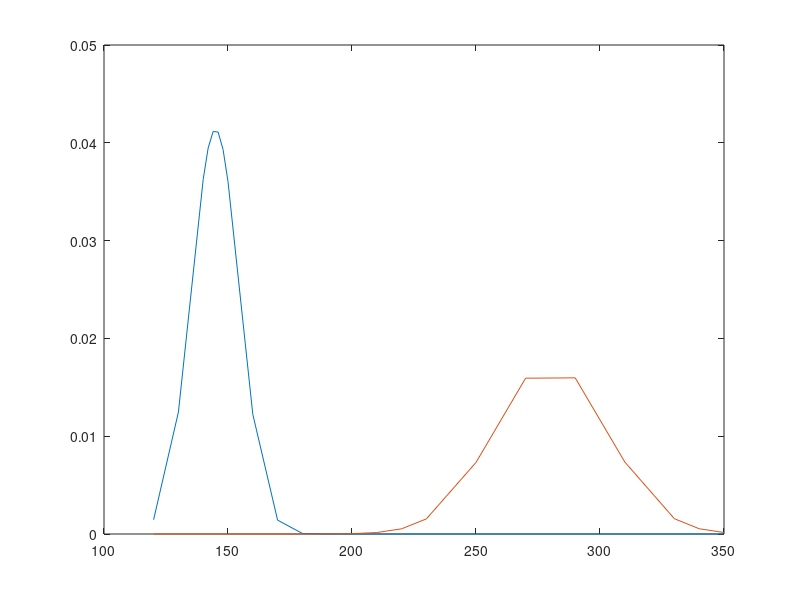

Source code (MATLAB):
%% Set up model

% Sakamoto et al., 2008 Gaussian model
% 10 blocks of training trials; each block had each training example once
% (12)in random order

clear all

trainSetA = 140:2:150;
trainSetB = 230:20:330;
trainSet  = [trainSetA, trainSetB];
nCondsTrain = numel(trainSet);

allConds=[120 130 trainSetA 160 170 180 190 200 210 220 trainSetB 340 350];

%functions
% fitGauss=@(P,X)(normpdf(X,P(1),P(2)));
fitGauss=@(x,mu,sigma)exp(-0.5 .* ((x - mu)./sigma).^2)/(sqrt(2.*pi) .* sigma); % (-0.5 * ((x - mu)./sigma).^2) is equavalent to simply writing it out: -((x-mu).^2)./(2.*sigma.^2)

% parameters to fit changes in mean and sigma
epsMu=98000;
epsSigma=70000;
alpha=.05; % how much to shift (weighted by diff from cluster mean) if feedback says 'correct category'

%fit change in mean
% fitDeltaMu=@(epsMu,fdbck,clusAct,x,mu,sigma)epsMu.*(fdbck-clusAct).*(((x-mu)./((sqrt(2.*pi)).*sigma.^3)).*exp((-((x-mu).^2))./(2.*sigma.^2)));
%shorter (ish), more similar to above % exp((-((x-mu).^2))./(2.*sigma.^2)) is equavalent to: exp(-0.5*((x-mu)./sigma).^2)
fitDeltaMu=@(x,mu,sigma,fdbck,act)exp(-0.5*((x-mu)/sigma)^2)*(x-mu)/((sqrt(2*pi))*sigma^3)*(epsMu*(fdbck-act));

% fit change in variance:
% fitDeltaSigma=@(epsSigma,fdbck,clusAct,x,mu,sigma)(epsSigma.*(fdbck-clusAct)).*(((x-mu).^2)-sigma.^2)./((sqrt(2.*pi)).*sigma.^4).*(exp(-((x-mu).^2)/(2.*sigma.^2)))
fitDeltaSigma=@(x,mu,sigma,fdbck,act)exp(-0.5*((x-mu)/sigma)^2)*(((x-mu)^2)-sigma^2)/((sqrt(2*pi))*sigma^4)*(epsSigma*(fdbck-act));

% epsilon is learning rate, fdbck is equal to clusAct if stim x is in category, and 0 if not (so if correct then no adjustment)
% episilon is for each category m. fdbck, clusAct, mu, sd are per trial

%% run

for iter=1:1000
    fprintf('Running iteration %d \n',iter);
    trials = [];
    for iBlock=1:10,
        trials=[trials, trainSet(randperm(length(trainSet)))];
    end
    
    %initialise cluster at first instance
    firstA = nan(1,7); firstB=nan(1,7);
    for iTrl=1:7, %will be at least one of each cat at 7th
        firstA(iTrl)=any(trials(iTrl)==trainSetA);
        firstB(iTrl)=any(trials(iTrl)==trainSetB);
    end
    firstAind=find(firstA);
    firstBind=find(firstB);
    
    % define size of variables
    actA = nan(1,length(trials)); actB = nan(1,length(trials));
    fdbckA = nan(1,length(trials)); fdbckB = nan(1,length(trials));
    deltaMuA = nan(1,length(trials)); deltaMuB = nan(1,length(trials));
    deltaSigmaA = nan(1,length(trials)); deltaSigmaB = nan(1,length(trials));
    muA = nan(1,length(trials)); muB = nan(1,length(trials));
    sigmaA = nan(1,length(trials)); sigmaB = nan(1,length(trials));
    
    %parameter starting points
    muA(1)    =  trials(firstAind(1));
    sigmaA(1) =  20;
    muB(1)    =  trials(firstBind(1));
    sigmaB(1) =  20;
    
    for iTrl=1:length(trials)
        
        %compute activation
        actA(iTrl)=fitGauss(trials(iTrl),muA(iTrl),sigmaA(iTrl));
        actB(iTrl)=fitGauss(trials(iTrl),muB(iTrl),sigmaB(iTrl));
        %compute feedback
        if any(trials(iTrl)==trainSetA)
            fdbckA(iTrl)=alpha;
            fdbckB(iTrl)=0;
        elseif any(trials(iTrl)==trainSetB)
            fdbckA(iTrl)=0;
            fdbckB(iTrl)=alpha;
        end
        
        %compute change in Mu and Sigma
        deltaMuA(iTrl)=fitDeltaMu(trials(iTrl),muA(iTrl),sigmaA(iTrl),fdbckA(iTrl),actA(iTrl));
        deltaMuB(iTrl)=fitDeltaMu(trials(iTrl),muB(iTrl),sigmaB(iTrl),fdbckB(iTrl),actB(iTrl));
        deltaSigmaA(iTrl)=fitDeltaSigma(trials(iTrl),muA(iTrl),sigmaA(iTrl),fdbckA(iTrl),actA(iTrl));
        deltaSigmaB(iTrl)=fitDeltaSigma(trials(iTrl),muB(iTrl),sigmaB(iTrl),fdbckB(iTrl),actB(iTrl));
        
        % update mean and sigma estimates
        if iTrl~=length(trials) %no need to update for last trial +1)
            muA(iTrl+1) = muA(iTrl) + deltaMuA(iTrl);
            muB(iTrl+1) = muB(iTrl) + deltaMuB(iTrl);
            sigmaA(iTrl+1) = sigmaA(iTrl) + deltaSigmaA(iTrl);
            sigmaB(iTrl+1) = sigmaB(iTrl) + deltaSigmaB(iTrl);
        end
        
    end
    
    muA_blk(iter)=muA(end);
    muB_blk(iter)=muB(end);
    sigmaA_blk(iter)=sigmaA(end);
    sigmaB_blk(iter)=sigmaB(end);
    
    
%     % plot trajectory of mu and sigma over one block
%     if iter == 1 | iter == 100 | iter == 500,
%         figure;
%         subplot(1,2,1); hold on;
%         plot(muA);
%         subplot(1,2,2);
%         plot(muB);
%         
%         figure;
%         subplot(1,2,1); hold on;
%         plot(sigmaA);
%         subplot(1,2,2);
%         plot(sigmaB);
%     end
end



% figure;
% subplot(1,2,1); hold on;
% plot(deltaMuA);
% subplot(1,2,2);
% plot(deltaMuB);
% 
% figure;
% subplot(1,2,1); hold on;
% plot(deltaSigmaA);
% subplot(1,2,2);
% plot(deltaSigmaB);

%% Test & plot

trials = allConds;
% trials = 120:1:350; % plot nicer curves

%compute activation on new stimuli
actA_test=fitGauss(trials,mean(muA_blk),mean(sigmaA_blk));
actB_test=fitGauss(trials,mean(muB_blk),mean(sigmaB_blk));


figure;
plot(trials,[actA_test;actB_test]')

% border item greater act for cat B
actA_test(12)<actB_test(12)
